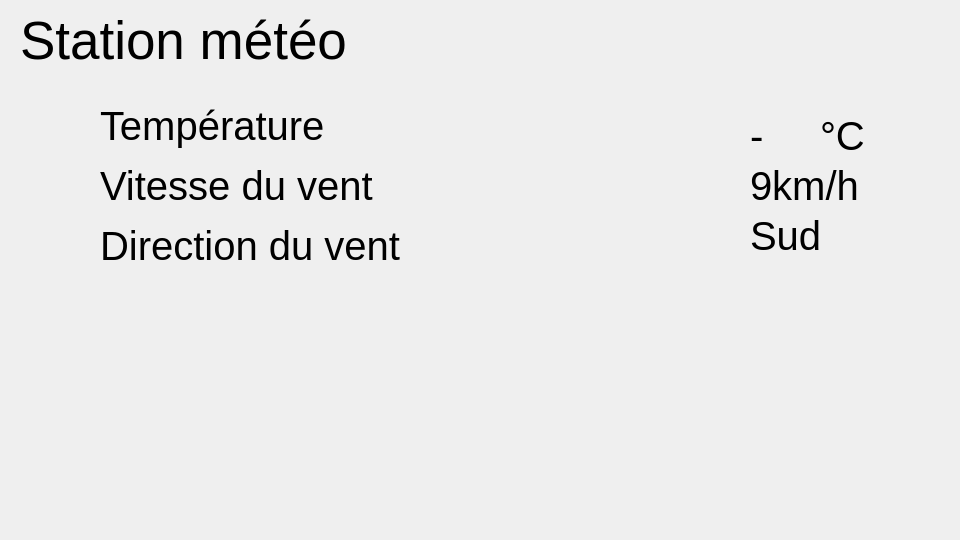
<?xml version="1.0" encoding="UTF-8"?>
<ui version="4.0">
 <class>fenetre</class>
 <widget class="QDialog" name="fenetre">
  <property name="geometry">
   <rect>
    <x>0</x>
    <y>0</y>
    <width>960</width>
    <height>540</height>
   </rect>
  </property>
  <property name="minimumSize">
   <size>
    <width>960</width>
    <height>540</height>
   </size>
  </property>
  <property name="maximumSize">
   <size>
    <width>960</width>
    <height>540</height>
   </size>
  </property>
  <property name="windowTitle">
   <string>Station météo</string>
  </property>
  <widget class="QWidget" name="widget" native="true">
   <property name="geometry">
    <rect>
     <x>0</x>
     <y>0</y>
     <width>960</width>
     <height>540</height>
    </rect>
   </property>
   <property name="minimumSize">
    <size>
     <width>960</width>
     <height>540</height>
    </size>
   </property>
   <property name="maximumSize">
    <size>
     <width>961</width>
     <height>541</height>
    </size>
   </property>
   <widget class="QLabel" name="Titre">
    <property name="geometry">
     <rect>
      <x>20</x>
      <y>10</y>
      <width>401</width>
      <height>61</height>
     </rect>
    </property>
    <property name="font">
     <font>
      <pointsize>40</pointsize>
     </font>
    </property>
    <property name="text">
     <string>Station météo</string>
    </property>
   </widget>
   <widget class="QLabel" name="TitreTemp">
    <property name="geometry">
     <rect>
      <x>100</x>
      <y>100</y>
      <width>281</width>
      <height>51</height>
     </rect>
    </property>
    <property name="font">
     <font>
      <pointsize>30</pointsize>
     </font>
    </property>
    <property name="text">
     <string>Température</string>
    </property>
   </widget>
   <widget class="QLabel" name="TiteVit">
    <property name="geometry">
     <rect>
      <x>100</x>
      <y>160</y>
      <width>331</width>
      <height>51</height>
     </rect>
    </property>
    <property name="font">
     <font>
      <pointsize>30</pointsize>
     </font>
    </property>
    <property name="text">
     <string>Vitesse du vent</string>
    </property>
   </widget>
   <widget class="QLabel" name="TitreDir">
    <property name="geometry">
     <rect>
      <x>100</x>
      <y>220</y>
      <width>361</width>
      <height>51</height>
     </rect>
    </property>
    <property name="font">
     <font>
      <pointsize>30</pointsize>
     </font>
    </property>
    <property name="text">
     <string>Direction du vent</string>
    </property>
   </widget>
   <widget class="QLabel" name="degres">
    <property name="geometry">
     <rect>
      <x>820</x>
      <y>110</y>
      <width>61</width>
      <height>51</height>
     </rect>
    </property>
    <property name="font">
     <font>
      <pointsize>30</pointsize>
     </font>
    </property>
    <property name="text">
     <string>°C</string>
    </property>
   </widget>
   <widget class="QLabel" name="vit">
    <property name="geometry">
     <rect>
      <x>750</x>
      <y>160</y>
      <width>131</width>
      <height>51</height>
     </rect>
    </property>
    <property name="font">
     <font>
      <pointsize>30</pointsize>
     </font>
    </property>
    <property name="text">
     <string>9km/h</string>
    </property>
   </widget>
   <widget class="QLabel" name="dir">
    <property name="geometry">
     <rect>
      <x>750</x>
      <y>210</y>
      <width>211</width>
      <height>51</height>
     </rect>
    </property>
    <property name="font">
     <font>
      <pointsize>30</pointsize>
     </font>
    </property>
    <property name="text">
     <string>Sud</string>
    </property>
   </widget>
   <widget class="QLabel" name="terter">
    <property name="geometry">
     <rect>
      <x>890</x>
      <y>110</y>
      <width>41</width>
      <height>41</height>
     </rect>
    </property>
    <property name="text">
     <string/>
    </property>
    <property name="pixmap">
     <pixmap>../../Documents/ihm serre/terter.png</pixmap>
    </property>
   </widget>
   <widget class="QLabel" name="manman">
    <property name="geometry">
     <rect>
      <x>890</x>
      <y>160</y>
      <width>41</width>
      <height>41</height>
     </rect>
    </property>
    <property name="text">
     <string/>
    </property>
    <property name="pixmap">
     <pixmap>../../Documents/ihm serre/manman.png</pixmap>
    </property>
   </widget>
   <widget class="QLabel" name="fondStation">
    <property name="geometry">
     <rect>
      <x>0</x>
      <y>0</y>
      <width>960</width>
      <height>540</height>
     </rect>
    </property>
    <property name="minimumSize">
     <size>
      <width>960</width>
      <height>540</height>
     </size>
    </property>
    <property name="maximumSize">
     <size>
      <width>960</width>
      <height>540</height>
     </size>
    </property>
    <property name="text">
     <string/>
    </property>
    <property name="pixmap">
     <pixmap>../../Documents/ihm serre/fond.png</pixmap>
    </property>
   </widget>
   <widget class="QLabel" name="temp">
    <property name="geometry">
     <rect>
      <x>750</x>
      <y>110</y>
      <width>61</width>
      <height>51</height>
     </rect>
    </property>
    <property name="font">
     <font>
      <pointsize>30</pointsize>
     </font>
    </property>
    <property name="text">
     <string>-</string>
    </property>
   </widget>
   <zorder>fondStation</zorder>
   <zorder>Titre</zorder>
   <zorder>TitreTemp</zorder>
   <zorder>TiteVit</zorder>
   <zorder>TitreDir</zorder>
   <zorder>degres</zorder>
   <zorder>vit</zorder>
   <zorder>dir</zorder>
   <zorder>terter</zorder>
   <zorder>manman</zorder>
   <zorder>temp</zorder>
  </widget>
 </widget>
 <resources>
  <include location="termo.qrc"/>
 </resources>
 <connections/>
</ui>
